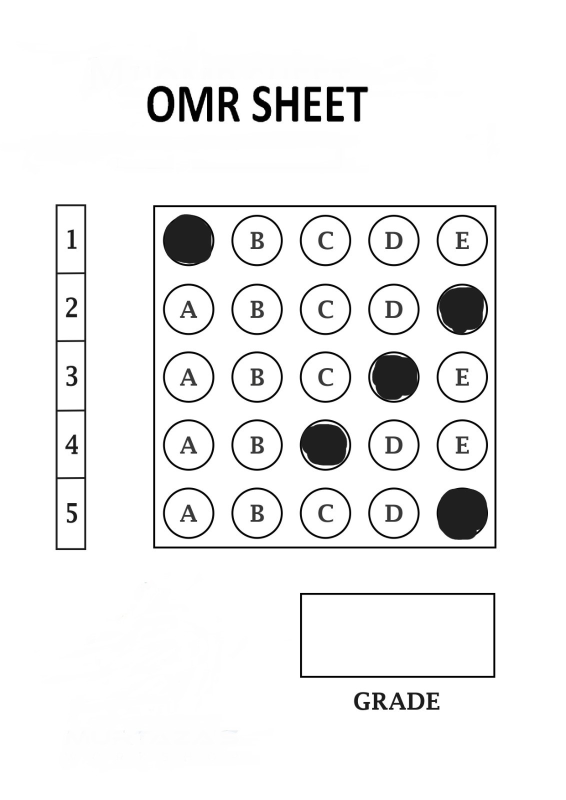
#> input picture OMR_TEST.jpeg, 1131 x 1600 px, given in place of the camera (shown at 1/2 size)
$ python Testing.py
#> lines starting #> are read from the running program, lines starting #| are printed output that depends on the picture; after the words box and inside, x2 and y2 are one past the last pixel; in counts of white or black regions, pixels touching at a corner belong together
### utils.py
import cv2
import numpy as np
import pytesseract

pytesseract.pytesseract.tesseract_cmd = 'C:\\Program Files\\Tesseract-OCR\\tesseract.exe'


## TO STACK ALL THE IMAGES IN ONE WINDOW
# [38 lines left out: function stackImages, not called in this run]


def reorder(myPoints):
    myPoints = myPoints.reshape((4, 2))  # REMOVE EXTRA BRACKET
    myPointsNew = np.zeros((4, 1, 2), np.int32)  # NEW MATRIX WITH ARRANGED POINTS
    add = myPoints.sum(1)
    myPointsNew[0] = myPoints[np.argmin(add)]  # [0,0]
    myPointsNew[3] = myPoints[np.argmax(add)]  # [w,h]
    diff = np.diff(myPoints, axis=1)
    myPointsNew[1] = myPoints[np.argmin(diff)]  # [w,0]
    myPointsNew[2] = myPoints[np.argmax(diff)]  # [h,0]

    return myPointsNew


def rectContour(contours):
    rectCon = []
    max_area = 0
    for i in contours:
        area = cv2.contourArea(i)
        if area > 50:
            peri = cv2.arcLength(i, True)
            approx = cv2.approxPolyDP(i, 0.02 * peri, True)
            if len(approx) == 4:
                rectCon.append(i)
    rectCon = sorted(rectCon, key=cv2.contourArea, reverse=True)
    return rectCon


def getCornerPoints(cont):
    peri = cv2.arcLength(cont, True)  # LENGTH OF CONTOUR
    approx = cv2.approxPolyDP(cont, 0.02 * peri, True)  # APPROXIMATE THE POLY TO GET CORNER POINTS
    return approx


def splitBoxes(img):
    rows = np.vsplit(img, 5)
    boxes = []
    for r in rows:
        cols = np.hsplit(r, 5)
        for box in cols:
            boxes.append(box)
    return boxes


def get_roll_num(img):
    hImg, wImg, _ = img.shape
    conf = r'--oem 3 --psm 6 outputbase digits'
    boxes = pytesseract.image_to_boxes(img, config=conf)
    list = []
    for b in boxes.splitlines():
        b = b.split(' ')
        list.append(b[0])

    num = 0
    for i in list:
        num = num * 10 + int(i)

    return num

### Testing.py
import cv2
import numpy as np
import utils

# webcam or from file

webcam_feed = True
cap = cv2.VideoCapture(0)
cap.set(10, 160)
questions, choices = 5, 5
img_height, img_width = 700, 700
ans_key = [0, 1, 2, 0, 3]

student_score = {}
path = 'Marked1.jpg'

while True:
    if webcam_feed:
        success, img = cap.read()
#> img is the input picture: shape (1600, 1131, 3); mean B, G, R 240.1, 240.1, 240.1
    else:
        img = cv2.imread(path)
    img = cv2.resize(img, (img_height, img_width))  # to fit the window
#> img: shape (700, 700, 3)

    img_blank = np.zeros((img_height, img_width, 3), np.uint8)  # for testing purposes

    # image processing
    img_gray = cv2.cvtColor(img, cv2.COLOR_BGR2GRAY)  # converting to gray
    img_blur = cv2.GaussianBlur(img_gray, (5, 5), 1)  # adding gaussian blur
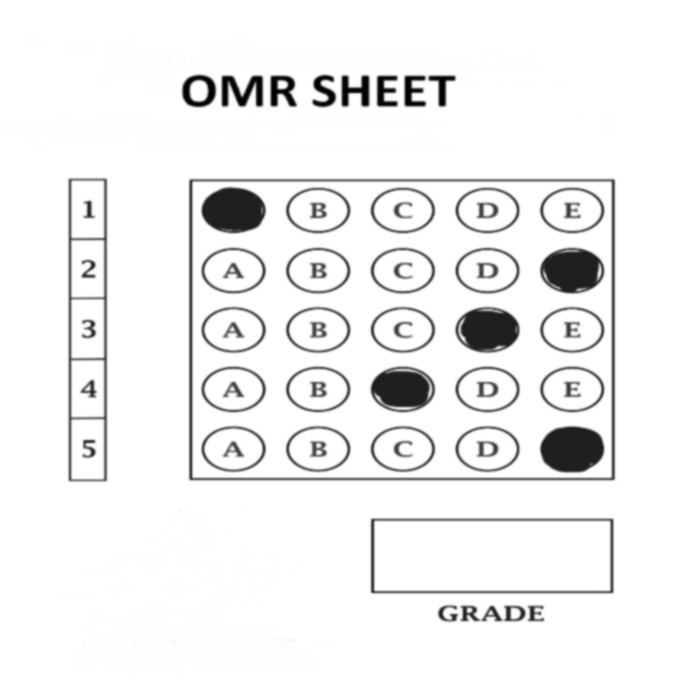
#> img_blur: shape (700, 700); min 0, max 255, mean 240.1
    img_canny = cv2.Canny(img_blur, 10, 70)  # apply canny
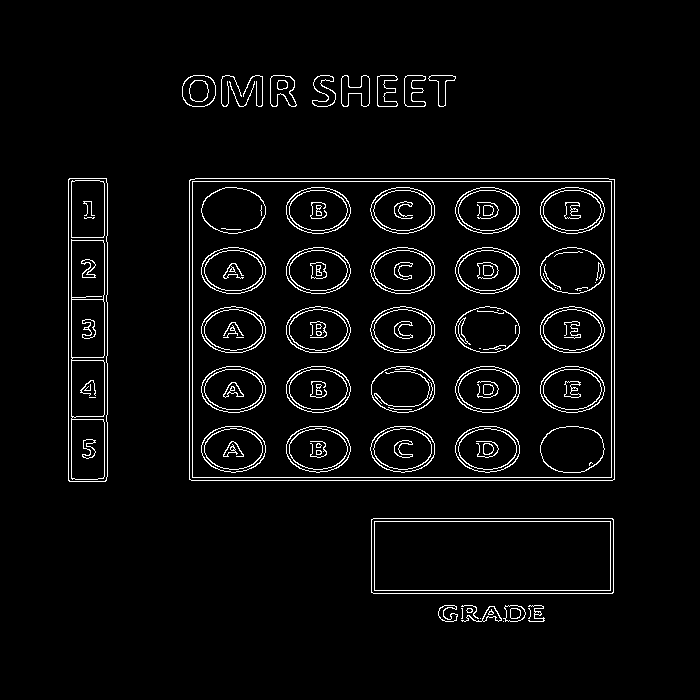
#> img_canny: shape (700, 700); 3.9% white in thin lines or dots, all inside (x1, y1, x2, y2) = (68, 75, 615, 622)


    try:

        # detecting the lines in the given image
        img_contour = img.copy()  # so that our original image in not affected
        img_grade = img.copy()  # so the original image is unaffected
        contours, hierarchy = cv2.findContours(img_canny, cv2.RETR_EXTERNAL, cv2.CHAIN_APPROX_NONE)
#> contours = 23 contours, 8 with area under 20; largest, box (x1, y1, x2, y2) and area: (189, 178, 615, 481) 128336, (371, 518, 614, 594) 18146, (68, 178, 108, 482) 11780, (182, 75, 216, 107) 876, (270, 75, 297, 107) 588

        # highlighting the lines
        cv2.drawContours(img_contour, contours, -1, (255, 0, 0), 5)
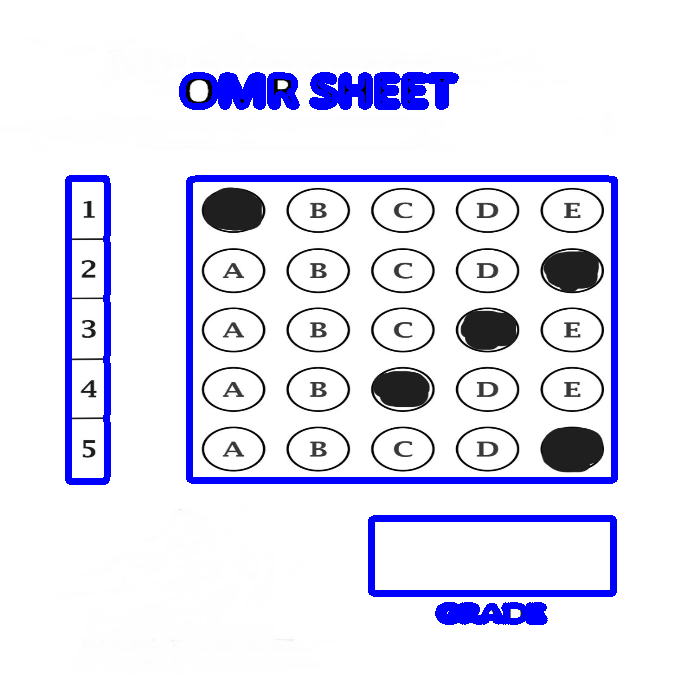
#> img_contour: shape (700, 700, 3); mean B, G, R 244.8, 229.9, 229.9

        # in our image our concerned area is the biggest rectangle inside which bubbles are there
        rectangle_contours = utils.rectContour(contours)  # filtering rectangle contours
#> the loop in rectContour, `for i in contours:` made 23 passes
#> (area, peri, approx) on passes 11 to 13: (18146, 631.7, [[371, 519], [373, 593], [613, 592], [612, 518]]), (128335.5, 1451.1, [[189, 180], [189, 479], [614, 479], [614, 179]]), (11779.5, 684.4, [[69, 178], [68, 480], [105, 481], [107, 183]])
#> after the loop in rectContour, `for i in contours:`: rectCon = 3 contours; box (x1, y1, x2, y2) and area: (189, 178, 615, 481) 128336, (371, 518, 614, 594) 18146, (68, 178, 108, 482) 11780
#> rectangle_contours has the same summary as rectCon in rectContour

        biggest_rect = utils.getCornerPoints(rectangle_contours[0])  # gets 4 points which might not be in order
#> in getCornerPoints, `peri = cv2.arcLength(cont, True)`: peri = 1451.1
#> in getCornerPoints, `approx = cv2.approxPolyDP(cont, 0.02 * peri, True)`: approx = [[189, 180], [189, 479], [614, 479], [614, 179]]
#> biggest_rect = [[189, 180], [189, 479], [614, 479], [614, 179]]

        # spotting the required rectangle
        biggest_rect_points = utils.reorder(biggest_rect)  # arranging in order
#> in reorder, `add = myPoints.sum(1)`: add = [369, 668, 1093, 793]
#> in reorder, `diff = np.diff(myPoints, axis=1)`: diff = [-9, 290, -135, -435]
#> biggest_rect_points = [[189, 180], [614, 179], [189, 479], [614, 479]]
        cv2.drawContours(img_grade, biggest_rect_points, -1, (0, 0, 255), 15)
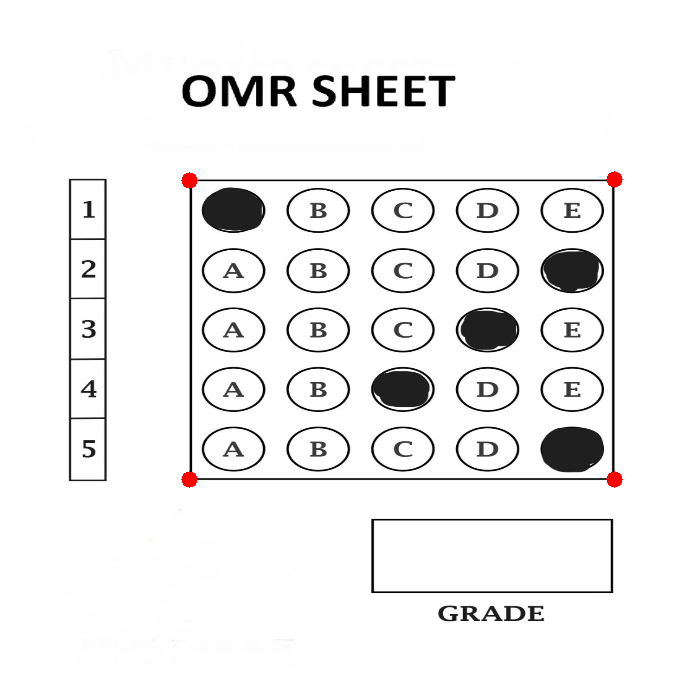
#> img_grade: shape (700, 700, 3); mean B, G, R 239.7, 239.7, 240.2

        # cropping our required rectangle
        pts1 = np.float32(biggest_rect_points)
#> pts1 = [[189, 180], [614, 179], [189, 479], [614, 479]]
        pts2 = np.float32(
            [[0, 0], [img_width, 0], [0, img_height], [img_width, img_height]])  # which point corresponds to which point

        matrix = cv2.getPerspectiveTransform(pts1, pts2)
#> matrix = [[1.66, 2.04e-17, -312.8], [0.00552, 2.34, -423.1], [7.88e-06, 0, 1]]
        img_warp = cv2.warpPerspective(img, matrix, (img_width, img_height))
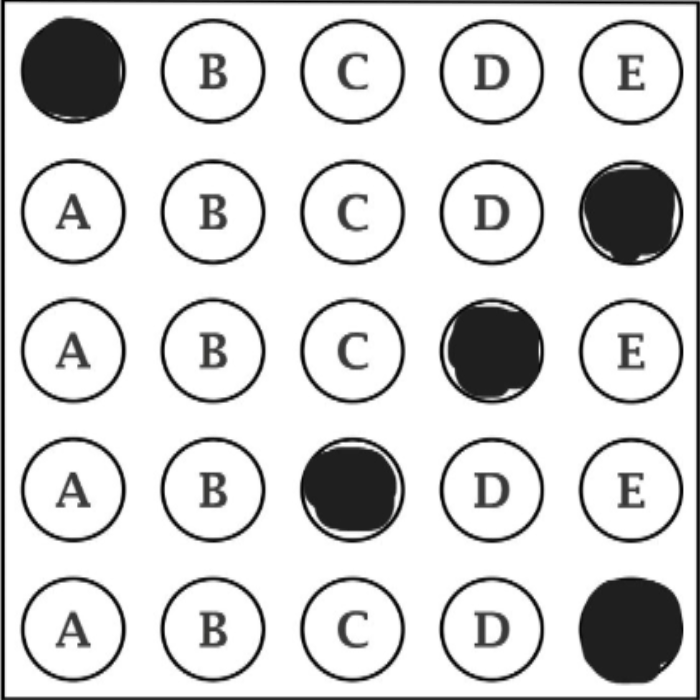
#> img_warp: shape (700, 700, 3); mean B, G, R 214.1, 214.1, 214.1

        # Threshold, converting the image pixel to it's opposite so as to make detection easier
        img_wrap_gray = cv2.cvtColor(img_warp, cv2.COLOR_BGR2GRAY);  # converting to grayscale cause can't do that with RGB
        img_threshold = cv2.threshold(img_wrap_gray, 170, 255, cv2.THRESH_BINARY_INV)[1]  # Apply threshold to every pixel
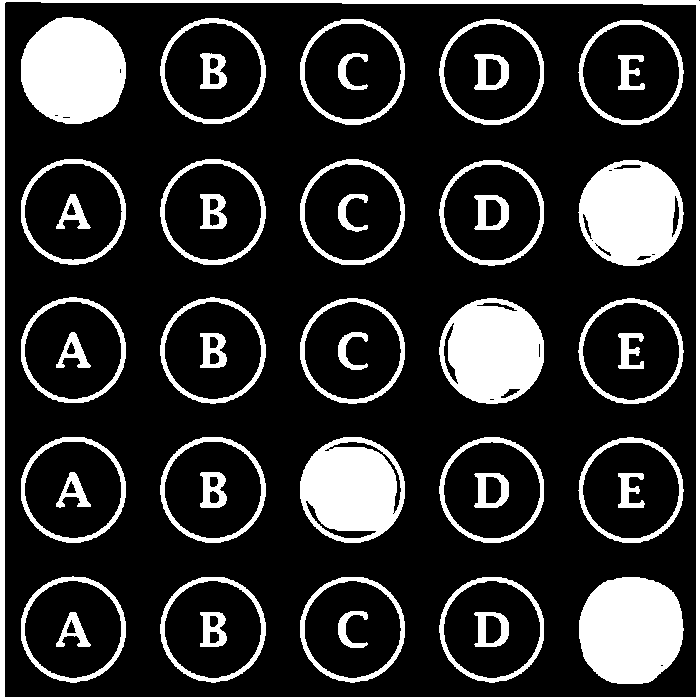
#> img_threshold: shape (700, 700); 19.5% white; 46 white regions, largest, box (x1, y1, x2, y2) and area: (0, 0, 700, 700) 10817, (579, 577, 684, 684) 9115, (21, 17, 126, 124) 8893

        # overlaying the image with grid and each cell will have our image
        grid_cells = utils.splitBoxes(img_threshold)
#> in splitBoxes, `rows = np.vsplit(img, 5)`: rows = 5 items
#> the loop in splitBoxes, `for r in rows:` made 5 passes
#> after the loop in splitBoxes, `for r in rows:`: boxes = 25 items
#> grid_cells = 25 items

        count_rows, count_cols = 0, 0

        # creating a storage matrix to store the non zero value
        pix_sto_mat = np.zeros((questions, choices))

        for i in grid_cells:
            total_pixels = cv2.countNonZero(i)
            pix_sto_mat[count_rows][count_cols] = total_pixels
            count_cols += 1

            if count_cols == choices:
                count_cols = 0
                count_rows += 1
#> this loop made 25 passes
#> total_pixels on passes 1 to 8: 9963, 2591, 2479, 2789, 3183, 2751, 2155, 1998
#> after the loop, count_cols = 0; count_rows = 5; pix_sto_mat = [[9963, 2591, 2479, 2789, 3183], [2751, 2155, 1998, 2205, 8942], [2730, 2139, 1978, 8326, 2607], [2745, 2184, 8021, 2210, 2614], [3132, 2560, 2395, 2587, 10083]]

        # finally find the answer and put them in our list
        # cell with max pixel is our answer
        marked_answers = []
        for i in range(0, questions):
            temp = pix_sto_mat[i]

            max_index = np.where(temp == np.amax(temp))
            marked_answers.append(max_index[0][0])
#> this loop made 5 passes
#> (temp, max_index) on passes 1 to 5: ([9963, 2591, 2479, 2789, 3183], ([0],)), ([2751, 2155, 1998, 2205, 8942], ([4],)), ([2730, 2139, 1978, 8326, 2607], ([3],)), ([2745, 2184, 8021, 2210, 2614], ([2],)), ([3132, 2560, 2395, 2587, 10083], ([4],))
#> after the loop, marked_answers = [0, 4, 3, 2, 4]

        # now we are comparing with answer key for final score

        score = []
        for i in range(0, questions):
            if marked_answers[i] == ans_key[i]:
                score.append(10)
            else:
                score.append(0)
#> after the loop, score = [10, 0, 0, 0, 0]

        final_score = sum(score)
#> final_score = 10


        # to store roll number and score
        # detecting the roll number
        roll_num_contour = utils.getCornerPoints(rectangle_contours[2])
#> roll_num_contour = [[69, 178], [68, 480], [105, 481], [107, 183]]
        cv2.drawContours(img_contour, roll_num_contour, -1, (255, 0, 0), 5)
        roll_num_contour = utils.reorder(roll_num_contour)
#> roll_num_contour = [[69, 178], [107, 183], [68, 480], [105, 481]]
        ptr1 = np.float32(roll_num_contour)
#> ptr1 = [[69, 178], [107, 183], [68, 480], [105, 481]]
        ptr2 = np.float32([[0, 0], [900, 0], [0, 100], [900, 100]])
        matrix2 = cv2.getPerspectiveTransform(ptr1, ptr2)
#> matrix2 = [[22.48, 0.0744, -1564.5], [-0.0408, 0.31, -52.35], [-0.000322, -8.71e-05, 1]]
        roll_img_warp = cv2.warpPerspective(img, matrix2, (400, 400))
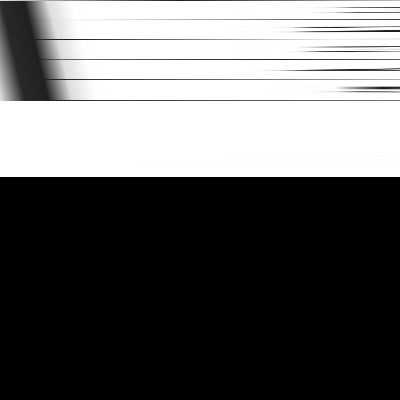
#> roll_img_warp: shape (400, 400, 3); min 0, max 255, mean 103.2

        roll_num = utils.get_roll_num(roll_img_warp)
#> (the run stopped early here; a loop or call above may not have finished)

$ run again, on MCQPaper1.jpg
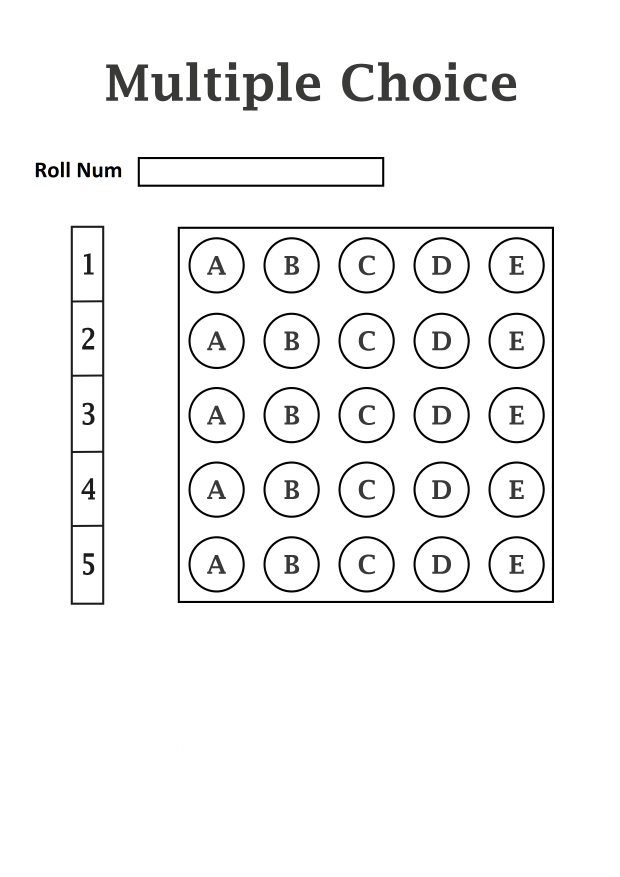
#> input picture MCQPaper1.jpg, 2480 x 3508 px, given in place of the camera (shown at 1/4 size)
#> img is the input picture: shape (3508, 2480, 3); mean B, G, R 244.1, 244.1, 244.1
#> img: shape (700, 700, 3)
#> `img_canny = cv2.Canny(img_blur, 10, 70)`:
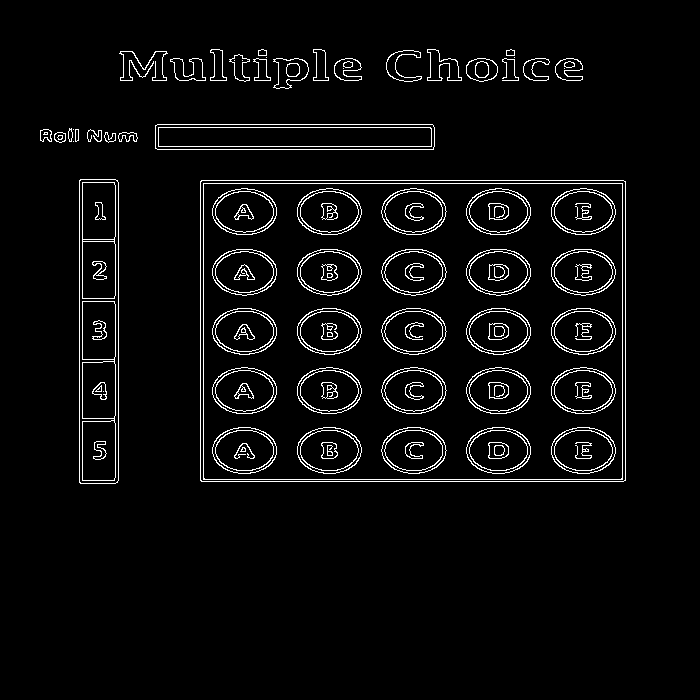
#> img_canny: shape (700, 700); 4.2% white in thin lines or dots, all inside (x1, y1, x2, y2) = (40, 49, 626, 484)
#> contours = 30 contours, 6 with area under 20; largest, box (x1, y1, x2, y2) and area: (200, 180, 626, 482) 127921, (79, 179, 119, 484) 11847, (155, 124, 435, 150) 6966, (273, 58, 309, 89) 697, (466, 58, 498, 82) 576
#> img_contour: shape (700, 700, 3); mean B, G, R 248.8, 232.4, 232.4
#> the loop in rectContour, `for i in contours:` made 30 passes
#> (area, peri, approx) on passes 1, 2, 12: (127921, 1449.7, [[200, 181], [201, 481], [625, 480], [625, 181]]), (11847, 682.5, [[80, 179], [79, 482], [115, 483], [118, 182]]), (6966.5, 605.1, [[155, 125], [157, 149], [434, 146], [432, 124]])
#> after the loop in rectContour, `for i in contours:`: rectCon = 3 contours; box (x1, y1, x2, y2) and area: (200, 180, 626, 482) 127921, (79, 179, 119, 484) 11847, (155, 124, 435, 150) 6966
#> rectangle_contours has the same summary as rectCon in rectContour
#> in getCornerPoints, `peri = cv2.arcLength(cont, True)`: peri = 1449.7
#> in getCornerPoints, `approx = cv2.approxPolyDP(cont, 0.02 * peri, True)`: approx = [[200, 181], [201, 481], [625, 480], [625, 181]]
#> add = [381, 682, 1105, 806]
#> diff = [-19, 280, -145, -444]
#> biggest_rect_points = [[200, 181], [625, 181], [201, 481], [625, 480]]
#> img_grade: shape (700, 700, 3); mean B, G, R 243.7, 243.8, 244.2
#> matrix = [[1.64, -0.00546, -326.3], [0, 2.32, -420.1], [-7.84e-06, -7.79e-06, 1]]
#> img_threshold: shape (700, 700); 12.4% white; 51 white regions, largest, box (x1, y1, x2, y2) and area: (0, 0, 700, 700) 9961, (438, 576, 543, 683) 1519, (298, 298, 404, 404) 1514
#> rows = 5 items
#> the loop in splitBoxes, `for r in rows:` made 5 passes
#> after the loop in splitBoxes, `for r in rows:`: boxes = 25 items
#> the loop `for i in grid_cells:` made 25 passes
#> total_pixels on passes 1 to 8: 3032, 2618, 2461, 2656, 3090, 2413, 2026, 1912
#> after the loop `for i in grid_cells:`: count_cols = 0; count_rows = 5; pix_sto_mat = [[3032, 2618, 2461, 2656, 3090], [2413, 2026, 1912, 2110, 2569], [2533, 2101, 1937, 2202, 2601], [2526, 2087, 1928, 2151, 2556], [2936, 2541, 2291, 2487, 2840]]
#> the loop `for i in range(0, questions):` made 5 passes
#> (temp, max_index) on passes 1 to 5: ([3032, 2618, 2461, 2656, 3090], ([4],)), ([2413, 2026, 1912, 2110, 2569], ([4],)), ([2533, 2101, 1937, 2202, 2601], ([4],)), ([2526, 2087, 1928, 2151, 2556], ([4],)), ([2936, 2541, 2291, 2487, 2840], ([0],))
#> after the loop `for i in range(0, questions):`: marked_answers = [4, 4, 4, 4, 0]
#> after the loop `for i in range(0, questions):`: score = [0, 0, 0, 0, 0]
#> final_score = 0
#> `roll_num_contour = utils.getCornerPoints(rectangle_contours[2])`: roll_num_contour = [[155, 125], [157, 149], [434, 146], [432, 124]]
#> `roll_num_contour = utils.reorder(roll_num_contour)`: roll_num_contour = [[155, 125], [432, 124], [157, 149], [434, 146]]
#> matrix2 = [[2.86, -0.239, -414], [0.0145, 4.01, -503.2], [-0.000289, 5.04e-05, 1]]
#> `roll_img_warp = cv2.warpPerspective(img, matrix2, (400, 400))`:
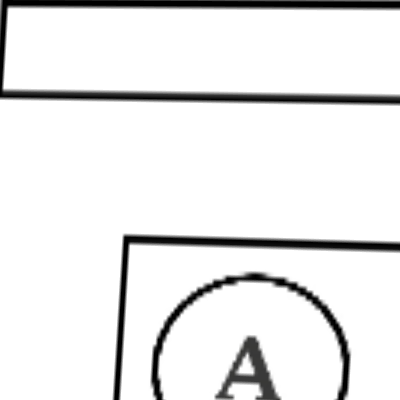
#> roll_img_warp: shape (400, 400, 3); mean B, G, R 233.5, 233.5, 233.5
